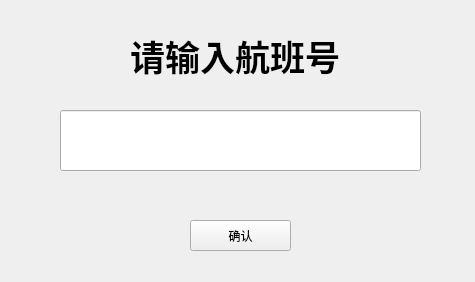
<?xml version="1.0" encoding="UTF-8"?>
<ui version="4.0">
 <class>mana_ticket_choose</class>
 <widget class="QWidget" name="mana_ticket_choose">
  <property name="geometry">
   <rect>
    <x>0</x>
    <y>0</y>
    <width>475</width>
    <height>282</height>
   </rect>
  </property>
  <property name="windowTitle">
   <string>筛选</string>
  </property>
  <widget class="QLabel" name="label">
   <property name="geometry">
    <rect>
     <x>130</x>
     <y>0</y>
     <width>221</width>
     <height>111</height>
    </rect>
   </property>
   <property name="font">
    <font>
     <family>Agency FB</family>
     <pointsize>26</pointsize>
     <weight>75</weight>
     <bold>true</bold>
    </font>
   </property>
   <property name="text">
    <string>请输入航班号</string>
   </property>
  </widget>
  <widget class="QLineEdit" name="lineEdit">
   <property name="geometry">
    <rect>
     <x>60</x>
     <y>110</y>
     <width>361</width>
     <height>61</height>
    </rect>
   </property>
   <property name="font">
    <font>
     <family>Agency FB</family>
     <pointsize>24</pointsize>
     <weight>75</weight>
     <bold>true</bold>
    </font>
   </property>
  </widget>
  <widget class="QPushButton" name="pushButton">
   <property name="geometry">
    <rect>
     <x>190</x>
     <y>220</y>
     <width>101</width>
     <height>31</height>
    </rect>
   </property>
   <property name="text">
    <string>确认</string>
   </property>
  </widget>
 </widget>
 <resources/>
 <connections/>
</ui>
